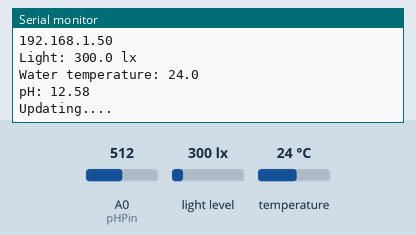
Bench run of a sketch on a simulated ESP8266 (NodeMCU). Shown: the last lines printed to the serial monitor. Inputs (shaded band) come from the test bench; at power-on: light level 300 lx, temperature 24 °C, A0 (pHPin) = 512. WiFi joins after 1.5 s; servers stay silent unless stated.

Above: at 2.7 s.
2.8 s: light level set to 40 lx
11.0 s: temperature set to 12 °C
At 14.6 s:
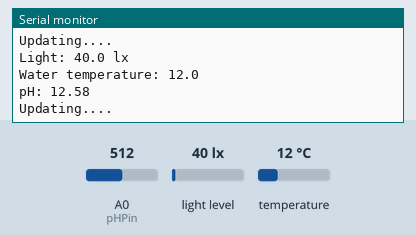
19.2 s: A0 (pHPin) set to 716
At 25.4 s:
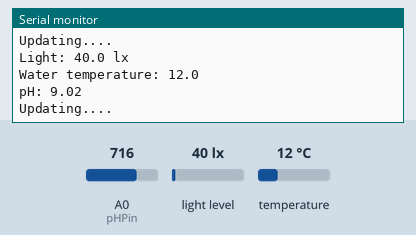
27.4 s: light level set to 500 lx
35.6 s: temperature set to 19 °C
43.8 s: A0 (pHPin) set to 900
At 46.8 s:
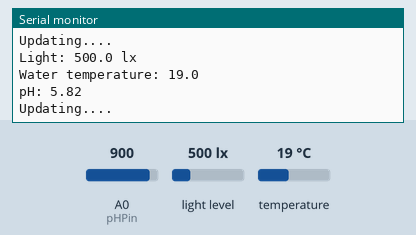
Timing chart, 0 to 48.3 s (numbered marks = the images above; inputs shaded):
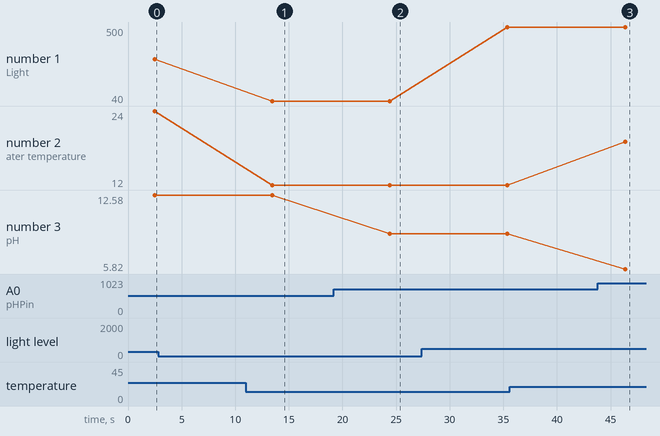

Measured:
- after the input at 11.0 s, the serial monitor: prints a new line after 2.5 s (image 1)
- after the input at 19.2 s, the serial monitor: prints a new line after 5.2 s (image 2)
- after the input at 43.8 s, the serial monitor: prints a new line after 2.5 s (image 3)
- plotted number 1: 40 → 500 after the input at 27.4 s
- plotted number 2: 24 → 12 after the input at 11.0 s
- plotted number 3: 12.58 → 9.02 after the input at 19.2 s, 9.02 → 5.82 after the input at 43.8 s

The sketch:

thingspeak.ino
```cpp
/*
  Vào buổi tối : 0.001 – 0.02 Lux
  Ánh trăng : 0.02 – 0.3 lux
  Trời nhiều mây trong nhà : 5 – 50 lux
  Trời nhiều mây ngoài trời : 50 – 500 lux
  Trời nắng trong nhà : 100 – 1000 lux
  Ánh sáng cần thiết để đọc sách: 50 – 60 lux
*/

#include <Wire.h>
#include <ESP8266WiFi.h>
#include <BH1750.h>

#include <OneWire.h>
#include <DallasTemperature.h>
#define ONE_WIRE_BUS 14
OneWire oneWire(ONE_WIRE_BUS);
DallasTemperature WaterTemp(&oneWire);

#define pHPin A0

#define WIFI_SSID "POCO X3 Pro"
#define WIFI_PASSWORD "112233445566" // Thay đổi password wifi của bạn

const int channelID = 978866; //
String writeAPIKey = "7BI1NB1Q1R6ICC9O"; // write API key for your ThingSpeak Channel
const char* server = "api.thingspeak.com";

BH1750 lightMeter;
WiFiClient client;

void setup(){
  Serial.begin(9600);
  Serial.println(F("Measurement begin..."));

  // ThingSpeak setup
  WiFi.begin (WIFI_SSID, WIFI_PASSWORD);
  Serial.print("Connecting...");
  Serial.println(WIFI_SSID);
  while (WiFi.status() != WL_CONNECTED) {
    Serial.print(".");
    delay(500);
  }
  Serial.println ("WIFI Connected!");
  Serial.println(WiFi.localIP());
  Serial.print("\n");

  // BH1750 setup
  Wire.begin();
  lightMeter.begin();

  // DS18B20 setup
  WaterTemp.begin();

}

void loop() {

  //BH1750
  float lux = lightMeter.readLightLevel();

  //DS18B20
  WaterTemp.requestTemperatures();
  float tempC = WaterTemp.getTempCByIndex(0);

  //E-201-C
  int pHReading = analogRead(pHPin);
  float pHvoltage = pHReading*3.3/1023.0;
  float phValue = (6.86 + ((2.71 - pHvoltage)/0.185));

  if (client.connect(server, 80)){
    String body = "field1=" + String(lux, 1) + "&field2=" + String(tempC, 1) + "&field3=" + String(phValue, 2);

    client.print("POST /update HTTP/1.1\n");
    client.print("Host: api.thingspeak.com\n");
    client.print("Connection: close\n");
    client.print("X-THINGSPEAKAPIKEY: " + writeAPIKey + "\n");
    client.print("Content-Type: application/x-www-form-urlencoded\n");
    client.print("Content-Length: ");
    client.print(body.length());
    client.print("\n\n");
    client.print(body);
    client.print("\n\n");

    Serial.print("Light: ");
    Serial.print(lux, 1);
    Serial.print(" lx\n");

    Serial.print("Water temperature: ");
    Serial.print(tempC, 1);
    Serial.print("\n");

    Serial.print("pH: ");
    Serial.print(phValue,2);
    Serial.print("\n");
  }

  client.stop();
  Serial.println("\nUpdating....\n");
  delay(10000);
}
```
